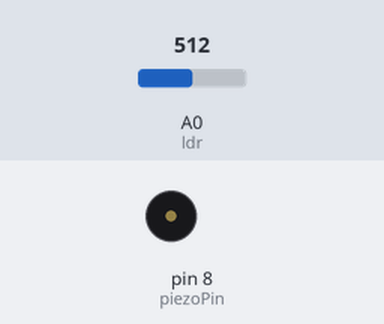
The sketch below on a simulated Arduino Uno, built with avr-gcc and run on an emulated ATmega328P. On the bench: buzzer (waves = sounding). The test bench sets the inputs (shaded band); at power-on: A0 (ldr) = 512.

Above: at 1.3 s.
1.4 s: A0 (ldr) set to 0
At 2.2 s:
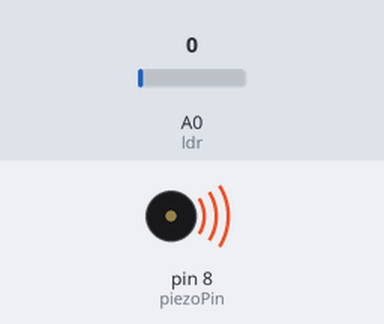
4.5 s: A0 (ldr) set to 122
At 4.88 s:
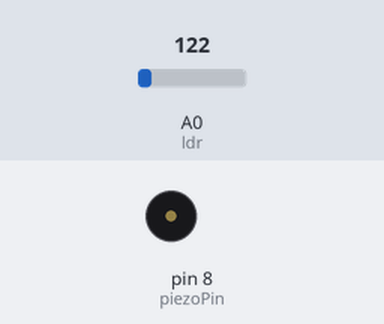
Timing chart, 0 to 13.6 s (numbered marks = the images above; inputs shaded):
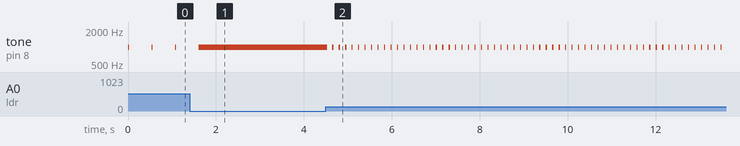

The sketch:

lightsensor__sound.ino
```cpp
int piezoPin = 8;
int ldr = 0;
int ldrVal = 0;

void setup() {

}
void loop() {

ldrVal = analogRead(ldr);
tone(piezoPin,1000);
delay(25);
noTone(piezoPin);
delay(ldrVal);

}
```

Measured:
- after the input at 1.4 s, tone on pin 8 (piezoPin): goes on until 1.6 s, then stays 1000 Hz
- after the input at 4.5 s, tone on pin 8 (piezoPin): alternates 1000 Hz for 0.03 s and silent for 0.12 s, starting at once
- by itself, tone on pin 8 (piezoPin): alternates 1000 Hz for 0.03 s and silent for 0.51 s
